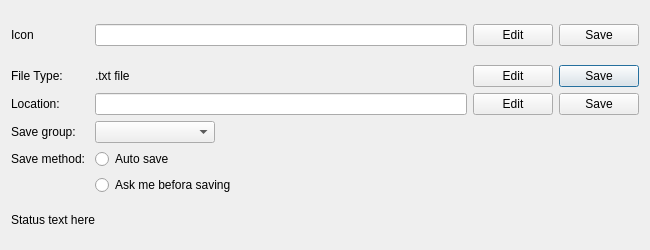
<?xml version="1.0" encoding="UTF-8"?>
<ui version="4.0">
 <class>DialogTableItemEditor</class>
 <widget class="QDialog" name="DialogTableItemEditor">
  <property name="geometry">
   <rect>
    <x>0</x>
    <y>0</y>
    <width>650</width>
    <height>250</height>
   </rect>
  </property>
  <property name="minimumSize">
   <size>
    <width>650</width>
    <height>206</height>
   </size>
  </property>
  <property name="maximumSize">
   <size>
    <width>16777215</width>
    <height>250</height>
   </size>
  </property>
  <property name="windowTitle">
   <string>Dialog</string>
  </property>
  <layout class="QVBoxLayout" name="verticalLayout">
   <item>
    <layout class="QGridLayout" name="gridLayout">
     <item row="1" column="1">
      <widget class="QLabel" name="label_2">
       <property name="text">
        <string>.txt file</string>
       </property>
      </widget>
     </item>
     <item row="1" column="0">
      <widget class="QLabel" name="label">
       <property name="text">
        <string>File Type:</string>
       </property>
      </widget>
     </item>
     <item row="1" column="3">
      <widget class="QPushButton" name="pushButton_5">
       <property name="text">
        <string>Save</string>
       </property>
      </widget>
     </item>
     <item row="4" column="1">
      <widget class="QRadioButton" name="radioButton">
       <property name="text">
        <string>Auto save</string>
       </property>
      </widget>
     </item>
     <item row="2" column="1">
      <widget class="QLineEdit" name="lineEditLocation"/>
     </item>
     <item row="2" column="3">
      <widget class="QPushButton" name="pushButton_6">
       <property name="text">
        <string>Save</string>
       </property>
      </widget>
     </item>
     <item row="3" column="0">
      <widget class="QLabel" name="label_5">
       <property name="text">
        <string>Save group:</string>
       </property>
      </widget>
     </item>
     <item row="2" column="0">
      <widget class="QLabel" name="labelLocation">
       <property name="text">
        <string>Location: </string>
       </property>
      </widget>
     </item>
     <item row="0" column="1">
      <widget class="QLineEdit" name="lineEditItemName"/>
     </item>
     <item row="1" column="2">
      <widget class="QPushButton" name="pushButton_2">
       <property name="text">
        <string>Edit</string>
       </property>
      </widget>
     </item>
     <item row="2" column="2">
      <widget class="QPushButton" name="pushButton_3">
       <property name="text">
        <string>Edit</string>
       </property>
      </widget>
     </item>
     <item row="4" column="0">
      <widget class="QLabel" name="label_3">
       <property name="text">
        <string>Save method: </string>
       </property>
      </widget>
     </item>
     <item row="0" column="0">
      <widget class="QLabel" name="labelIcon">
       <property name="minimumSize">
        <size>
         <width>48</width>
         <height>48</height>
        </size>
       </property>
       <property name="maximumSize">
        <size>
         <width>48</width>
         <height>48</height>
        </size>
       </property>
       <property name="text">
        <string>Icon</string>
       </property>
      </widget>
     </item>
     <item row="0" column="3">
      <widget class="QPushButton" name="pushButton_4">
       <property name="text">
        <string>Save</string>
       </property>
      </widget>
     </item>
     <item row="5" column="1">
      <widget class="QRadioButton" name="radioButton_2">
       <property name="text">
        <string>Ask me befora saving</string>
       </property>
      </widget>
     </item>
     <item row="0" column="2">
      <widget class="QPushButton" name="pushButton">
       <property name="text">
        <string>Edit</string>
       </property>
      </widget>
     </item>
     <item row="3" column="1">
      <widget class="QComboBox" name="comboBox">
       <property name="maximumSize">
        <size>
         <width>120</width>
         <height>16777215</height>
        </size>
       </property>
      </widget>
     </item>
    </layout>
   </item>
   <item>
    <widget class="QLabel" name="label_4">
     <property name="text">
      <string>Status text here</string>
     </property>
    </widget>
   </item>
  </layout>
 </widget>
 <resources/>
 <connections/>
</ui>
